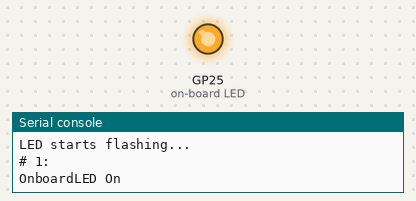
This program was run on a simulated Raspberry Pi Pico running MicroPython. Shown: output pins drawn as LEDs (lit = HIGH), the last lines printed to the serial console. WiFi joins after 1.5 s; threads take turns every 2 ms. At 1.5 s the program stops and its outputs stay as they are.

Above: at 0.1 s.
At 0.6 s:
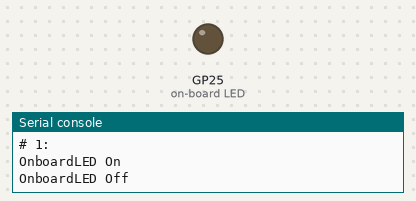
Timing chart, 0 to 2.5 s (numbered marks = the images above):
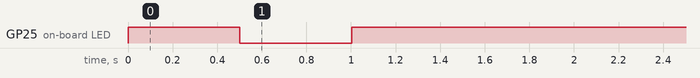

The program:

app.py
```python
from machine import Pin
from utime import sleep, ticks_ms, ticks_diff
import network
import _thread

class WLAN:
    def __init__(self, ssid: str, passwd: str, active: bool = True):
        self.ssid = ssid
        self.passwd = passwd
        self.active = active
        self.interface = network.WLAN(network.STA_IF)

    def connect(self, timeout: int = 10) -> bool:
        self.interface.active(self.active)
        if not self.interface.isconnected():
            print(f"Connecting to {self.ssid}...")
            self.interface.connect(self.ssid, self.passwd)
            start = ticks_ms()
            while not self.interface.isconnected():
                if ticks_diff(ticks_ms(), start) > timeout * 1000:
                    print("Connection timed out.")
                    return False
                sleep(0.5)
        print(f"Connected! IP: {self.get_ip()}")
        return True

    def disconnect(self):
        self.interface.disconnect()
        self.interface.active(False)

    def is_connected(self) -> bool:
        return self.interface.isconnected()

    def get_ip(self) -> str:
        return self.interface.ifconfig()[0]

class LED:
    def __init__(self, pin="LED"):
        self.led = Pin(pin, Pin.OUT)

    def on(self):
        self.led.on()
        return True

    def off(self):
        self.led.off()
        return True

    def toggle(self):
        self.led.toggle()
        return True

running = False
led_lock = _thread.allocate_lock()

def led_task():
    global running
    i = 0
    print("LED starts flashing...")
    while running:
        i += 1
        print(f"# {i}:")
        if onboardLED.on(): print("OnboardLED On")
        sleep(0.5)
        if not running:
            break
        if onboardLED.off(): print("OnboardLED Off")
        sleep(0.5)
    onboardLED.off()
    print("LED Finished.")
    led_lock.release()  # 通知主程式 thread 已結束

ssid = "SSID_NAME"
passwd = "SSID_PASSWORD"

onboardLED = LED()
led_lock.acquire()   # 主程式先持有鎖
running = True
_thread.start_new_thread(led_task, ())

wlan = WLAN(ssid, passwd)
wlan.connect()       # 連線成功或 timeout 後才會返回
running = False      # 通知 LED thread 停止
led_lock.acquire()   # 阻塞直到 led_task 呼叫 release()，確保 thread 已退出
onboardLED.on()
wlan.disconnect()
```

Measured:
- by itself, GP25 (on-board LED): LOW → HIGH at 0.00 s, → LOW 0.50 s later, → HIGH 0.50 s later
